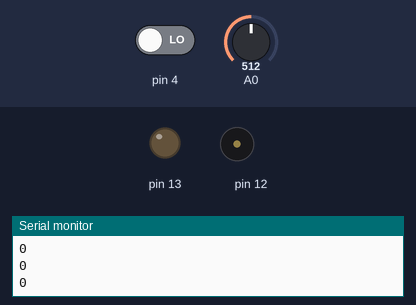
The sketch below on a simulated Arduino Uno, built with avr-gcc and run on an emulated ATmega328P. Parts: output pins drawn as LEDs (lit = HIGH), buzzer (waves = sounding), the last lines printed to the serial monitor. Inputs (shaded band) come from the test bench; at power-on: pin 4 LOW, A0 = 512.

Above: at 2.8 s.
2.9 s: pin 4 driven HIGH
At 6.8 s:
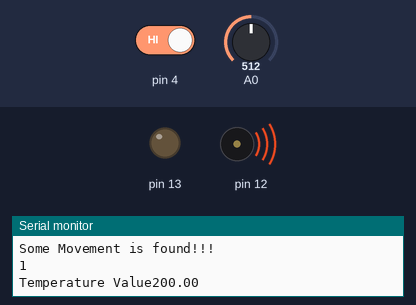
7.0 s: pin 4 driven LOW
At 8.4 s:
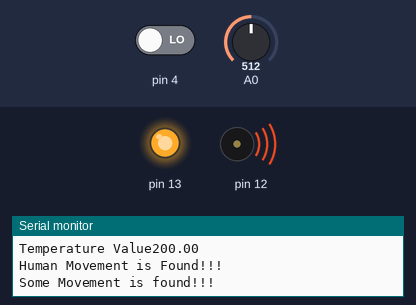
Timing chart, 0 to 10.5 s (numbered marks = the images above; inputs shaded):
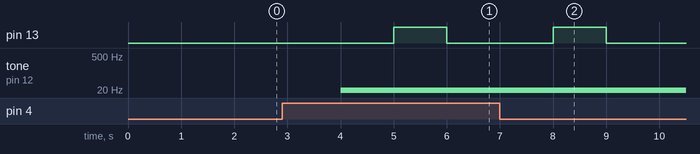

Measured:
- after the input at 2.9 s, pin 13: LOW → HIGH after 2.1 s, → LOW 1.0 s later; tone on pin 12: silent → 20 Hz after 1.1 s
- after the input at 7.0 s, pin 13: goes on until 9.0 s, then stays LOW

The sketch:

assignment1_code.ino
```cpp
// C++ code
//
void setup()
{
  Serial.begin(9600);
  pinMode(4,INPUT);
  pinMode(13,OUTPUT);
  pinMode(12,OUTPUT);
}
void loop()
{
  //PIR Sensor execution code//
  int p=digitalRead(4);
Serial.println(p);
digitalWrite(13,LOW);
if(p)
{
  double a= analogRead(A0);
  double t=(((a/1024)*5)-0.5)*100;
  Serial.print("Temperature Value");
  Serial.println(t);
   delay(1000);
  //For Detecting the Human presence//
  if (t>=37)
     Serial.println("Human Movement is Found!!!");
  if(t>=37)
  tone(12,20);
  delay(1000);
  digitalWrite(13,HIGH);
  //For any movement in the surrounding//
    Serial.println("Some Movement is found!!!");
}
delay(1000);
}
```
